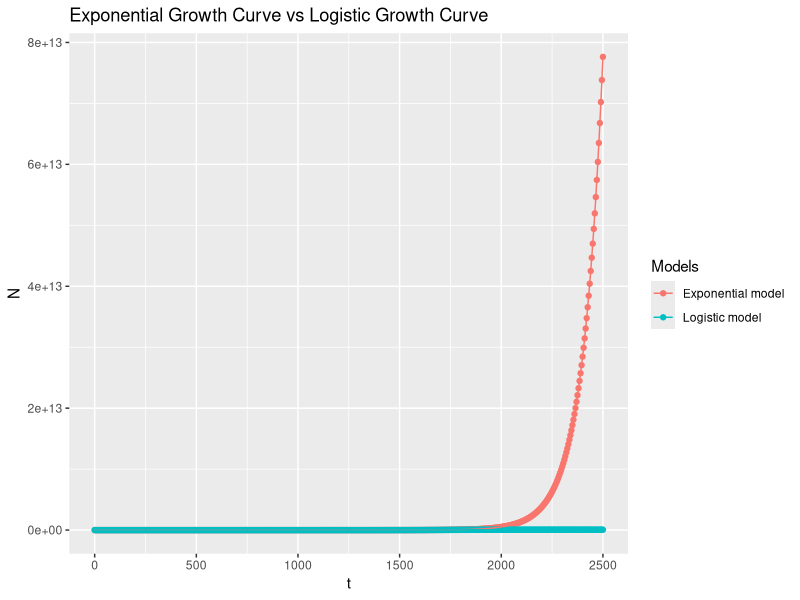

R code for this plot:

library(ggplot2)

exp_growth <- function(t, N0, r) {
  N0*exp(r*t)
}

logistic_growth <- function(t, N0, r, K) {
  (N0*K*exp(r*t))/(K-N0+N0*exp(r*t))
}

N0 <- 975.54862007
r <- 0.01004 
K <- 60000000000

time <- seq(0, 2500, by = 5)
data <- data.frame(
  time = rep(time, 2),
  N = c(exp_growth(time, N0, r), logistic_growth(time, N0, r, K)),
  Models = rep(c("Exponential model", "Logistic model"), each = length(time))
)

plot <- ggplot(data, aes(x = time, y = N, color = Models)) + geom_point() +
  geom_line() +
  labs(title = "Exponential Growth Curve vs Logistic Growth Curve",
       x = "t",
       y = "N")